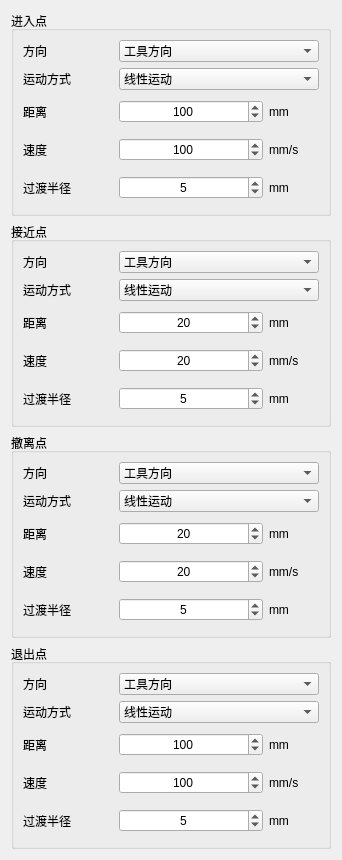
         <widget class="QWidget" name="scrollAreaWidgetContents">
          <property name="geometry">
           <rect>
            <x>0</x>
            <y>0</y>
            <width>342</width>
            <height>860</height>
           </rect>
          </property>
          <layout class="QVBoxLayout" name="verticalLayout_17">
           <item>
            <widget class="QGroupBox" name="groupBox_3">
             <property name="title">
              <string>进入点</string>
             </property>
             <layout class="QVBoxLayout" name="verticalLayout_12">
              <item>
               <layout class="QHBoxLayout" name="horizontalLayout_15">
                <item>
                 <widget class="QLabel" name="label_22">
                  <property name="maximumSize">
                   <size>
                    <width>90</width>
                    <height>16777215</height>
                   </size>
                  </property>
                  <property name="text">
                   <string>方向</string>
                  </property>
                 </widget>
                </item>
                <item>
                 <widget class="QComboBox" name="comboBox_approachPnt_dir">
                  <item>
                   <property name="text">
                    <string>工具方向</string>
                   </property>
                  </item>
                 </widget>
                </item>
               </layout>
              </item>
              <item>
               <layout class="QHBoxLayout" name="horizontalLayout_16">
                <item>
                 <widget class="QLabel" name="label_24">
                  <property name="maximumSize">
                   <size>
                    <width>90</width>
                    <height>16777215</height>
                   </size>
                  </property>
                  <property name="text">
                   <string>运动方式</string>
                  </property>
                 </widget>
                </item>
                <item>
                 <widget class="QComboBox" name="comboBox_approachPnt_mov">
                  <item>
                   <property name="text">
                    <string>线性运动</string>
                   </property>
                  </item>
                 </widget>
                </item>
               </layout>
              </item>
              <item>
               <layout class="QHBoxLayout" name="horizontalLayout_17">
                <item>
                 <widget class="QLabel" name="label_25">
                  <property name="maximumSize">
                   <size>
                    <width>90</width>
                    <height>16777215</height>
                   </size>
                  </property>
                  <property name="text">
                   <string>距离</string>
                  </property>
                 </widget>
                </item>
                <item>
                 <widget class="QSpinBox" name="spinBox_approachPnt_dist">
                  <property name="alignment">
                   <set>Qt::AlignCenter</set>
                  </property>
                  <property name="maximum">
                   <number>300</number>
                  </property>
                  <property name="value">
                   <number>100</number>
                  </property>
                 </widget>
                </item>
                <item>
                 <widget class="QLabel" name="label_73">
                  <property name="maximumSize">
                   <size>
                    <width>50</width>
                    <height>16777215</height>
                   </size>
                  </property>
                  <property name="text">
                   <string>mm</string>
                  </property>
                 </widget>
                </item>
               </layout>
              </item>
              <item>
               <layout class="QHBoxLayout" name="horizontalLayout_18">
                <item>
                 <widget class="QLabel" name="label_28">
                  <property name="maximumSize">
                   <size>
                    <width>90</width>
                    <height>16777215</height>
                   </size>
                  </property>
                  <property name="text">
                   <string>速度</string>
                  </property>
                 </widget>
                </item>
                <item>
                 <widget class="QSpinBox" name="spinBox_approachPnt_speed">
                  <property name="alignment">
                   <set>Qt::AlignCenter</set>
                  </property>
                  <property name="maximum">
                   <number>200</number>
                  </property>
                  <property name="value">
                   <number>100</number>
                  </property>
                 </widget>
                </item>
                <item>
                 <widget class="QLabel" name="label_74">
                  <property name="maximumSize">
                   <size>
                    <width>50</width>
                    <height>16777215</height>
                   </size>
                  </property>
                  <property name="text">
                   <string>mm/s</string>
                  </property>
                 </widget>
                </item>
               </layout>
              </item>
              <item>
               <layout class="QHBoxLayout" name="horizontalLayout_19">
                <item>
                 <widget class="QLabel" name="label_29">
                  <property name="maximumSize">
                   <size>
                    <width>90</width>
                    <height>16777215</height>
                   </size>
                  </property>
                  <property name="text">
                   <string>过渡半径</string>
                  </property>
                 </widget>
                </item>
                <item>
                 <widget class="QSpinBox" name="spinBox_approachPnt_bl">
                  <property name="alignment">
                   <set>Qt::AlignCenter</set>
                  </property>
                  <property name="maximum">
                   <number>10</number>
                  </property>
                  <property name="value">
                   <number>5</number>
                  </property>
                 </widget>
                </item>
                <item>
                 <widget class="QLabel" name="label_75">
                  <property name="maximumSize">
                   <size>
                    <width>50</width>
                    <height>16777215</height>
                   </size>
                  </property>
                  <property name="text">
                   <string>mm</string>
                  </property>
                 </widget>
                </item>
               </layout>
              </item>
             </layout>
            </widget>
           </item>
           <item>
            <widget class="QGroupBox" name="groupBox_4">
             <property name="title">
              <string>接近点</string>
             </property>
             <layout class="QVBoxLayout" name="verticalLayout_13">
              <item>
               <layout class="QHBoxLayout" name="horizontalLayout_20">
                <item>
                 <widget class="QLabel" name="label_49">
                  <property name="maximumSize">
                   <size>
                    <width>90</width>
                    <height>16777215</height>
                   </size>
                  </property>
                  <property name="text">
                   <string>方向</string>
                  </property>
                 </widget>
                </item>
                <item>
                 <widget class="QComboBox" name="comboBox_nearPnt_dir">
                  <item>
                   <property name="text">
                    <string>工具方向</string>
                   </property>
                  </item>
                 </widget>
                </item>
               </layout>
              </item>
              <item>
               <layout class="QHBoxLayout" name="horizontalLayout_21">
                <item>
                 <widget class="QLabel" name="label_50">
                  <property name="maximumSize">
                   <size>
                    <width>90</width>
                    <height>16777215</height>
                   </size>
                  </property>
                  <property name="text">
                   <string>运动方式</string>
                  </property>
                 </widget>
                </item>
                <item>
                 <widget class="QComboBox" name="comboBox_nearPnt_mov">
                  <item>
                   <property name="text">
                    <string>线性运动</string>
                   </property>
                  </item>
                 </widget>
                </item>
               </layout>
              </item>
              <item>
               <layout class="QHBoxLayout" name="horizontalLayout_22">
                <item>
                 <widget class="QLabel" name="label_51">
                  <property name="maximumSize">
                   <size>
                    <width>90</width>
                    <height>16777215</height>
                   </size>
                  </property>
                  <property name="text">
                   <string>距离</string>
                  </property>
                 </widget>
                </item>
                <item>
                 <widget class="QSpinBox" name="spinBox_nearPnt_dist">
                  <property name="alignment">
                   <set>Qt::AlignCenter</set>
                  </property>
                  <property name="maximum">
                   <number>300</number>
                  </property>
                  <property name="value">
                   <number>20</number>
                  </property>
                 </widget>
                </item>
                <item>
                 <widget class="QLabel" name="label_70">
                  <property name="maximumSize">
                   <size>
                    <width>50</width>
                    <height>16777215</height>
                   </size>
                  </property>
                  <property name="text">
                   <string>mm</string>
                  </property>
                 </widget>
                </item>
               </layout>
              </item>
              <item>
               <layout class="QHBoxLayout" name="horizontalLayout_23">
                <item>
                 <widget class="QLabel" name="label_52">
                  <property name="maximumSize">
                   <size>
                    <width>90</width>
                    <height>16777215</height>
                   </size>
                  </property>
                  <property name="text">
                   <string>速度</string>
                  </property>
                 </widget>
                </item>
                <item>
                 <widget class="QSpinBox" name="spinBox_nearPnt_speed">
                  <property name="alignment">
                   <set>Qt::AlignCenter</set>
                  </property>
                  <property name="maximum">
                   <number>200</number>
                  </property>
                  <property name="value">
                   <number>20</number>
                  </property>
                 </widget>
                </item>
                <item>
                 <widget class="QLabel" name="label_71">
                  <property name="maximumSize">
                   <size>
                    <width>50</width>
                    <height>16777215</height>
                   </size>
                  </property>
                  <property name="text">
                   <string>mm/s</string>
                  </property>
                 </widget>
                </item>
               </layout>
              </item>
              <item>
               <layout class="QHBoxLayout" name="horizontalLayout_24">
                <item>
                 <widget class="QLabel" name="label_53">
                  <property name="maximumSize">
                   <size>
                    <width>90</width>
                    <height>16777215</height>
                   </size>
                  </property>
                  <property name="text">
                   <string>过渡半径</string>
                  </property>
                 </widget>
                </item>
                <item>
                 <widget class="QSpinBox" name="spinBox_nearPnt_bl">
                  <property name="alignment">
                   <set>Qt::AlignCenter</set>
                  </property>
                  <property name="maximum">
                   <number>10</number>
                  </property>
                  <property name="value">
                   <number>5</number>
                  </property>
                 </widget>
                </item>
                <item>
                 <widget class="QLabel" name="label_72">
                  <property name="maximumSize">
                   <size>
                    <width>50</width>
                    <height>16777215</height>
                   </size>
                  </property>
                  <property name="text">
                   <string>mm</string>
                  </property>
                 </widget>
                </item>
               </layout>
              </item>
             </layout>
            </widget>
           </item>
           <item>
            <widget class="QGroupBox" name="groupBox_5">
             <property name="title">
              <string>撤离点</string>
             </property>
             <layout class="QVBoxLayout" name="verticalLayout_14">
              <item>
               <layout class="QHBoxLayout" name="horizontalLayout_25">
                <item>
                 <widget class="QLabel" name="label_54">
                  <property name="maximumSize">
                   <size>
                    <width>90</width>
                    <height>16777215</height>
                   </size>
                  </property>
                  <property name="text">
                   <string>方向</string>
                  </property>
                 </widget>
                </item>
                <item>
                 <widget class="QComboBox" name="comboBox_extractPnt_dir">
                  <item>
                   <property name="text">
                    <string>工具方向</string>
                   </property>
                  </item>
                 </widget>
                </item>
               </layout>
              </item>
              <item>
               <layout class="QHBoxLayout" name="horizontalLayout_26">
                <item>
                 <widget class="QLabel" name="label_55">
                  <property name="maximumSize">
                   <size>
                    <width>90</width>
                    <height>16777215</height>
                   </size>
                  </property>
                  <property name="text">
                   <string>运动方式</string>
                  </property>
                 </widget>
                </item>
                <item>
                 <widget class="QComboBox" name="comboBox_extractPnt_mov">
                  <item>
                   <property name="text">
                    <string>线性运动</string>
                   </property>
                  </item>
                 </widget>
                </item>
               </layout>
              </item>
              <item>
               <layout class="QHBoxLayout" name="horizontalLayout_27">
                <item>
                 <widget class="QLabel" name="label_56">
                  <property name="maximumSize">
                   <size>
                    <width>90</width>
                    <height>16777215</height>
                   </size>
                  </property>
                  <property name="text">
                   <string>距离</string>
                  </property>
                 </widget>
                </item>
                <item>
                 <widget class="QSpinBox" name="spinBox_extractPnt_dist">
                  <property name="alignment">
                   <set>Qt::AlignCenter</set>
                  </property>
                  <property name="maximum">
                   <number>300</number>
                  </property>
                  <property name="value">
                   <number>20</number>
                  </property>
                 </widget>
                </item>
                <item>
                 <widget class="QLabel" name="label_67">
                  <property name="maximumSize">
                   <size>
                    <width>50</width>
                    <height>16777215</height>
                   </size>
                  </property>
                  <property name="text">
                   <string>mm</string>
                  </property>
                 </widget>
                </item>
               </layout>
              </item>
              <item>
               <layout class="QHBoxLayout" name="horizontalLayout_28">
                <item>
                 <widget class="QLabel" name="label_57">
                  <property name="maximumSize">
                   <size>
                    <width>90</width>
                    <height>16777215</height>
                   </size>
                  </property>
                  <property name="text">
                   <string>速度</string>
                  </property>
                 </widget>
                </item>
                <item>
                 <widget class="QSpinBox" name="spinBox_extractPnt_speed">
                  <property name="alignment">
                   <set>Qt::AlignCenter</set>
                  </property>
                  <property name="maximum">
                   <number>200</number>
                  </property>
                  <property name="value">
                   <number>20</number>
                  </property>
                 </widget>
                </item>
                <item>
                 <widget class="QLabel" name="label_68">
                  <property name="maximumSize">
                   <size>
                    <width>50</width>
                    <height>16777215</height>
                   </size>
                  </property>
                  <property name="text">
                   <string>mm/s</string>
                  </property>
                 </widget>
                </item>
               </layout>
              </item>
              <item>
               <layout class="QHBoxLayout" name="horizontalLayout_29">
                <item>
                 <widget class="QLabel" name="label_58">
                  <property name="maximumSize">
                   <size>
                    <width>90</width>
                    <height>16777215</height>
                   </size>
                  </property>
                  <property name="text">
                   <string>过渡半径</string>
                  </property>
                 </widget>
                </item>
                <item>
                 <widget class="QSpinBox" name="spinBox_extractPnt_bl">
                  <property name="alignment">
                   <set>Qt::AlignCenter</set>
                  </property>
                  <property name="maximum">
                   <number>10</number>
                  </property>
                  <property name="value">
                   <number>5</number>
                  </property>
                 </widget>
                </item>
                <item>
                 <widget class="QLabel" name="label_69">
                  <property name="maximumSize">
                   <size>
                    <width>50</width>
                    <height>16777215</height>
                   </size>
                  </property>
                  <property name="text">
                   <string>mm</string>
                  </property>
                 </widget>
                </item>
               </layout>
              </item>
             </layout>
            </widget>
           </item>
           <item>
            <widget class="QGroupBox" name="groupBox_6">
             <property name="title">
              <string>退出点</string>
             </property>
             <layout class="QVBoxLayout" name="verticalLayout_16">
              <item>
               <layout class="QHBoxLayout" name="horizontalLayout_30">
                <item>
                 <widget class="QLabel" name="label_59">
                  <property name="maximumSize">
                   <size>
                    <width>90</width>
                    <height>16777215</height>
                   </size>
                  </property>
                  <property name="text">
                   <string>方向</string>
                  </property>
                 </widget>
                </item>
                <item>
                 <widget class="QComboBox" name="comboBox_exitPnt_dir">
                  <item>
                   <property name="text">
                    <string>工具方向</string>
                   </property>
                  </item>
                 </widget>
                </item>
               </layout>
              </item>
              <item>
               <layout class="QHBoxLayout" name="horizontalLayout_31">
                <item>
                 <widget class="QLabel" name="label_60">
                  <property name="maximumSize">
                   <size>
                    <width>90</width>
                    <height>16777215</height>
                   </size>
                  </property>
                  <property name="text">
                   <string>运动方式</string>
                  </property>
                 </widget>
                </item>
                <item>
                 <widget class="QComboBox" name="comboBox_exitPnt_mov">
                  <item>
                   <property name="text">
                    <string>线性运动</string>
                   </property>
                  </item>
                 </widget>
                </item>
               </layout>
              </item>
              <item>
               <layout class="QHBoxLayout" name="horizontalLayout_32">
                <item>
                 <widget class="QLabel" name="label_61">
                  <property name="maximumSize">
                   <size>
                    <width>90</width>
                    <height>16777215</height>
                   </size>
                  </property>
                  <property name="text">
                   <string>距离</string>
                  </property>
                 </widget>
                </item>
                <item>
                 <widget class="QSpinBox" name="spinBox_exitPnt_dist">
                  <property name="alignment">
                   <set>Qt::AlignCenter</set>
                  </property>
                  <property name="maximum">
                   <number>300</number>
                  </property>
                  <property name="value">
                   <number>100</number>
                  </property>
                 </widget>
                </item>
                <item>
                 <widget class="QLabel" name="label_64">
                  <property name="maximumSize">
                   <size>
                    <width>50</width>
                    <height>16777215</height>
                   </size>
                  </property>
                  <property name="text">
                   <string>mm</string>
                  </property>
                 </widget>
                </item>
               </layout>
              </item>
              <item>
               <layout class="QHBoxLayout" name="horizontalLayout_33">
                <item>
                 <widget class="QLabel" name="label_62">
                  <property name="maximumSize">
                   <size>
                    <width>90</width>
                    <height>16777215</height>
                   </size>
                  </property>
                  <property name="text">
                   <string>速度</string>
                  </property>
                 </widget>
                </item>
                <item>
                 <widget class="QSpinBox" name="spinBox_exitPnt_speed">
                  <property name="alignment">
                   <set>Qt::AlignCenter</set>
                  </property>
                  <property name="maximum">
                   <number>200</number>
                  </property>
                  <property name="value">
                   <number>100</number>
                  </property>
                 </widget>
                </item>
                <item>
                 <widget class="QLabel" name="label_65">
                  <property name="maximumSize">
                   <size>
                    <width>50</width>
                    <height>16777215</height>
                   </size>
                  </property>
                  <property name="text">
                   <string>mm/s</string>
                  </property>
                 </widget>
                </item>
               </layout>
              </item>
              <item>
               <layout class="QHBoxLayout" name="horizontalLayout_34">
                <item>
                 <widget class="QLabel" name="label_63">
                  <property name="maximumSize">
                   <size>
                    <width>90</width>
                    <height>16777215</height>
                   </size>
                  </property>
                  <property name="text">
                   <string>过渡半径</string>
                  </property>
                 </widget>
                </item>
                <item>
                 <widget class="QSpinBox" name="spinBox_exitPnt_bl">
                  <property name="alignment">
                   <set>Qt::AlignCenter</set>
                  </property>
                  <property name="maximum">
                   <number>10</number>
                  </property>
                  <property name="value">
                   <number>5</number>
                  </property>
                 </widget>
                </item>
                <item>
                 <widget class="QLabel" name="label_66">
                  <property name="maximumSize">
                   <size>
                    <width>50</width>
                    <height>16777215</height>
                   </size>
                  </property>
                  <property name="text">
                   <string>mm</string>
                  </property>
                 </widget>
                </item>
               </layout>
              </item>
             </layout>
            </widget>
           </item>
          </layout>
         </widget>
